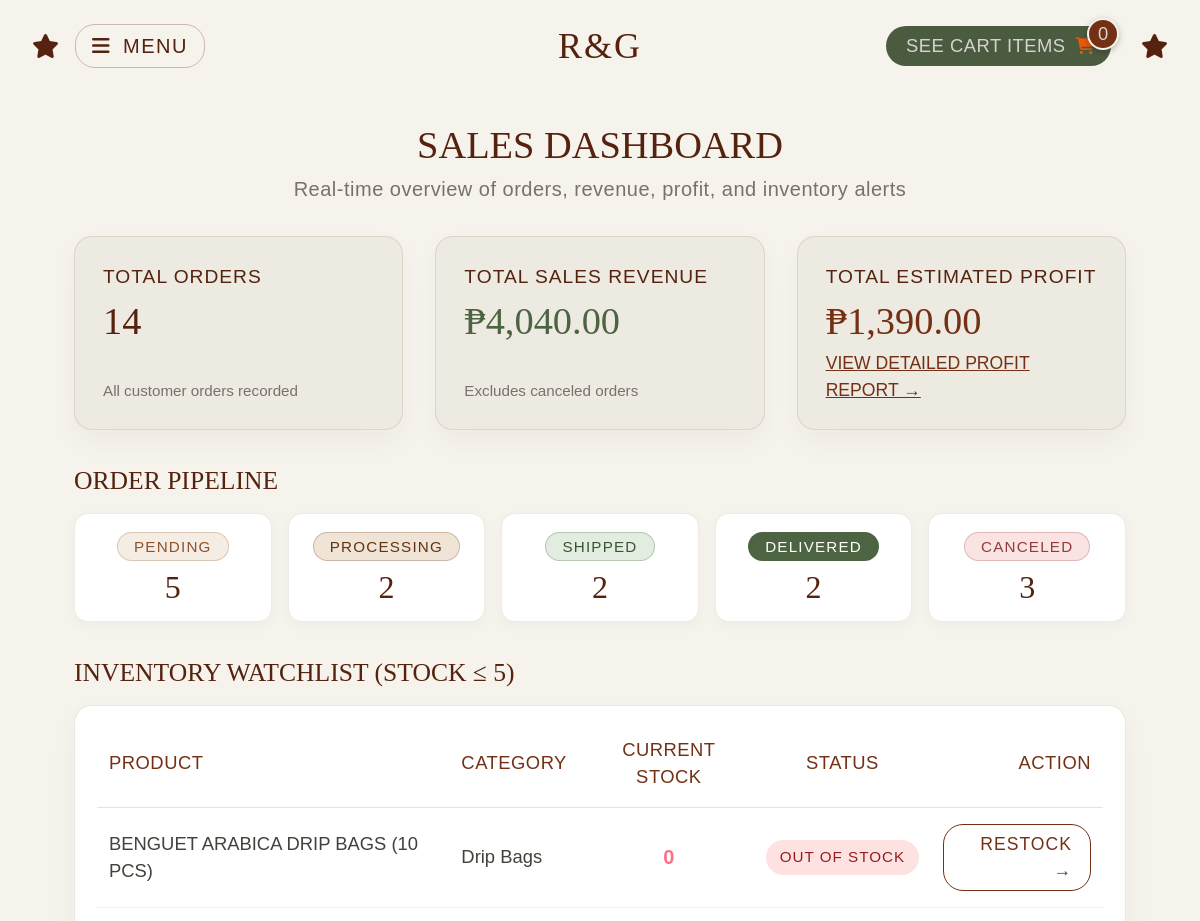
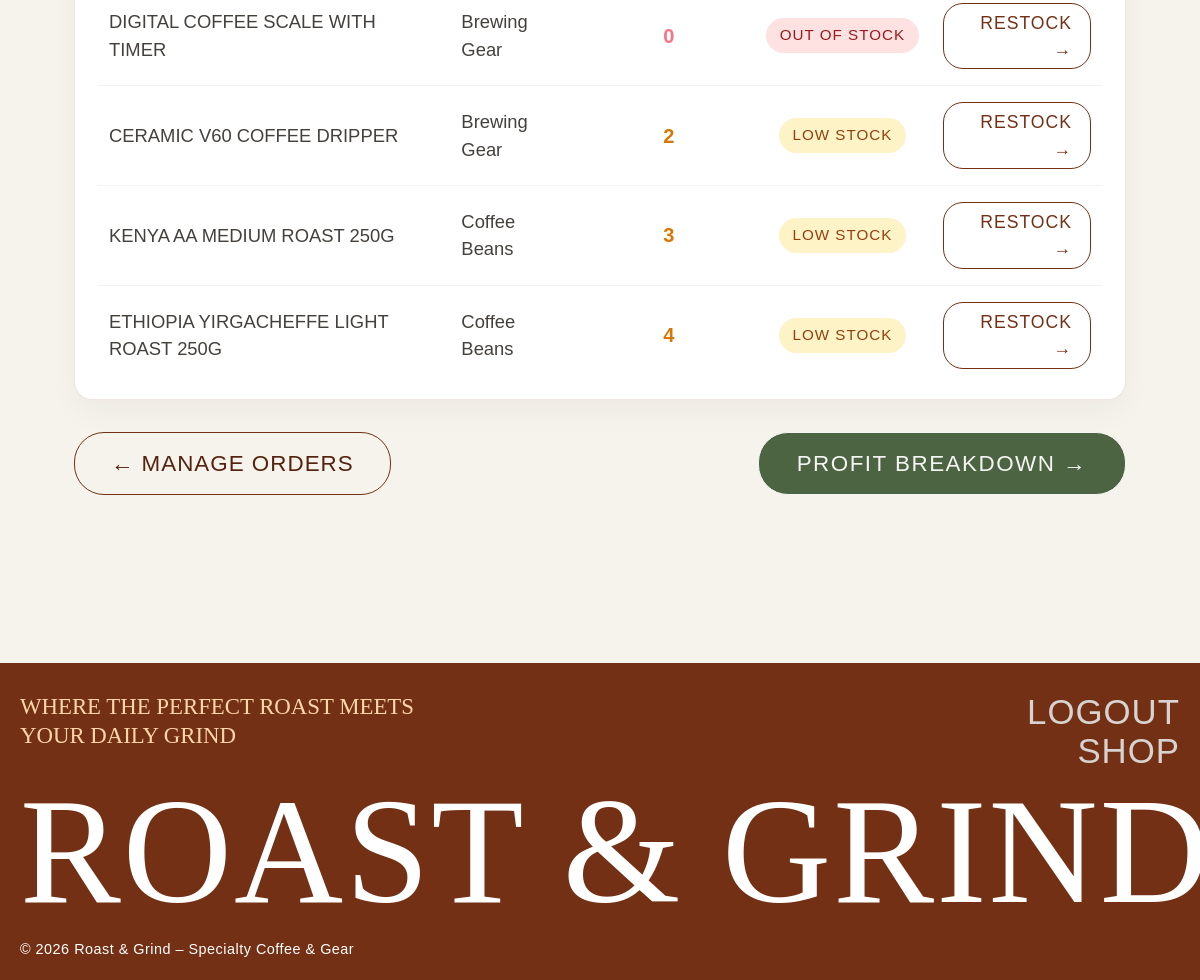
Page /admin/dashboard.php (signed in) on the committed database (2 pictures, top to bottom).
### tables this page shows
CREATE TABLE `item` (
  `item_id` int(11) NOT NULL,
  `item_name` varchar(150) NOT NULL,
  `description` text NOT NULL,
  `origin` varchar(100) NOT NULL DEFAULT 'N/A',
  `category` varchar(50) NOT NULL,
  `cost_price` decimal(10,2) NOT NULL,
  `sell_price` decimal(10,2) NOT NULL,
  `img_path` varchar(255) NOT NULL DEFAULT 'default_coffee.jpg'
);

### admin/dashboard.php (the view, shortened to what this page needs)
<?php
require_once "../includes/admin_check.php";
require_once "../includes/config.php";
function peso($n)
{
    return ($n < 0 ? '-' : '') . '₱' . number_format(abs($n), 2);
}
$per_status = array_fill_keys($order_statuses, 0);
$res = mysqli_query($conn, "SELECT status, COUNT(*) AS total FROM orders GROUP BY status");
while ($r = mysqli_fetch_assoc($res)) {
    $per_status[$r['status']] = (int) $r['total'];
}
$total_orders = array_sum($per_status);
$sales = mysqli_query($conn,
    "SELECT o.status, oi.unit_price, oi.unit_cost, oi.quantity
     FROM orders o
     JOIN order_items oi ON oi.order_id = o.order_id");
$total_revenue = 0.0;
$total_profit  = 0.0;
while ($r = mysqli_fetch_assoc($sales)) {
    if ($r['status'] === 'Canceled') {
        continue;
    }
    $total_revenue += $r['unit_price'] * $r['quantity'];
    $total_profit  += ($r['unit_price'] - $r['unit_cost']) * $r['quantity'];
}
$low_stock = mysqli_query($conn,
    "SELECT i.item_id, i.item_name, i.category, COALESCE(s.quantity, 0) AS quantity
     FROM item i
     LEFT JOIN stock s ON s.item_id = i.item_id
     WHERE COALESCE(s.quantity, 0) <= 5
     ORDER BY quantity ASC, i.item_name ASC");
require_once "../includes/header.php";
?>
<div class="dashboard-wrapper">
    <h1 class="dashboard-title">Sales Dashboard</h1>
    <p class="dashboard-subtitle">Real-time overview of orders, revenue, profit, and inventory alerts</p>
    <div class="dashboard-kpi-grid">
        <div class="dashboard-kpi-card">
            <div>
                <div class="kpi-label">Total Orders</div>
                <div class="kpi-number"><?= $total_orders; ?></div>
            </div>
            <div class="kpi-hint">All customer orders recorded</div>
        </div>
        <div class="dashboard-kpi-card">
            <div>
                <div class="kpi-label">Total Sales Revenue</div>
                <div class="kpi-number kpi-revenue"><?= peso($total_revenue); ?></div>
            </div>
            <div class="kpi-hint">Excludes canceled orders</div>
        </div>
        <div class="dashboard-kpi-card">
            <div>
                <div class="kpi-label">Total Estimated Profit</div>
                <div class="kpi-number kpi-profit <?= $total_profit < 0 ? 'text-danger' : ''; ?>">
                    <?= peso($total_profit); ?>
                </div>
            </div>
            <div>
                <a href="profit.php" class="kpi-link">View Detailed Profit Report &rarr;</a>
            </div>
        </div>
    </div>
    <h3 class="dashboard-section-header">Order Pipeline</h3>
    <div class="dashboard-status-grid">
        <?php foreach ($per_status as $status => $count): ?>
            <div class="dashboard-status-card">
                <div><?= statusBadge($status); ?></div>
                <div class="dashboard-status-count"><?= $count; ?></div>
            </div>
        <?php endforeach; ?>
    </div>
    <h3 class="dashboard-section-header">Inventory Watchlist (Stock &le; 5)</h3>
    <div class="dashboard-table-box">
        <table class="dashboard-table">
            <thead>
                <tr>
                    <th class="text-start">Product</th>
                    <th class="text-start">Category</th>
                    <th class="text-center">Current Stock</th>
                    <th class="text-center">Status</th>
                    <th class="text-end">Action</th>
                </tr>
            </thead>
            <tbody>
                <?php while ($p = mysqli_fetch_assoc($low_stock)): ?>
                    <tr>
                        <td class="dashboard-item-name"><?= htmlspecialchars($p['item_name']); ?></td>
                        <td><?= htmlspecialchars($p['category']); ?></td>
                        <td class="text-center fw-bold fs-5" style="color: <?= ((int)$p['quantity'] === 0) ? '#FB7185' : '#D97706'; ?>;">
                            <?= (int) $p['quantity']; ?>
                        </td>
                        <td class="text-center">
                            <?php if ((int) $p['quantity'] === 0): ?>
                                <span class="order-badge-custom badge-canceled">Out of Stock</span>
                            <?php else: ?>
                                <span class="order-badge-custom badge-pending">Low Stock</span>
                            <?php endif; ?>
                        </td>
                        <td class="text-end">
                            <a href="../item/edit.php?id=<?= $p['item_id']; ?>" class="dashboard-restock-btn">
                                Restock &rarr;
                            </a>
                        </td>
                    </tr>
                <?php endwhile; ?>
            </tbody>
        </table>
    </div>
    <div class="dashboard-actions-bar">
        <a href="orders.php" class="dashboard-btn-outline">
            &larr; Manage Orders
        </a>
        <a href="profit.php" class="dashboard-btn-primary">
            Profit Breakdown &rarr;
        </a>
    </div>
</div>
<?php require_once "../includes/footer.php"; ?>

### rows in the picture
item: item_name "BENGUET ARABICA DRIP BAGS (10 PCS)", category "Drip Bags", quantity "0", shows "OUT OF STOCK"
item: item_name "DIGITAL COFFEE SCALE WITH TIMER", category "Brewing Gear", quantity "0", shows "OUT OF STOCK"
item: item_name "CERAMIC V60 COFFEE DRIPPER", category "Brewing Gear", quantity "2", shows "LOW STOCK"
item: item_name "KENYA AA MEDIUM ROAST 250G", category "Coffee Beans", quantity "3", shows "LOW STOCK"
item: item_name "ETHIOPIA YIRGACHEFFE LIGHT ROAST 250G", category "Coffee Beans", quantity "4", shows "LOW STOCK"

### other values in the picture
$cartCount "0"
$total_orders "14"
peso($total_revenue) "₱4,040.00"
peso($total_profit) "₱1,390.00"
$status "PENDING"
$count "5"
$status "PROCESSING"
$count "2"
$status "SHIPPED"
$status "DELIVERED"
$status "CANCELED"
$count "3"
